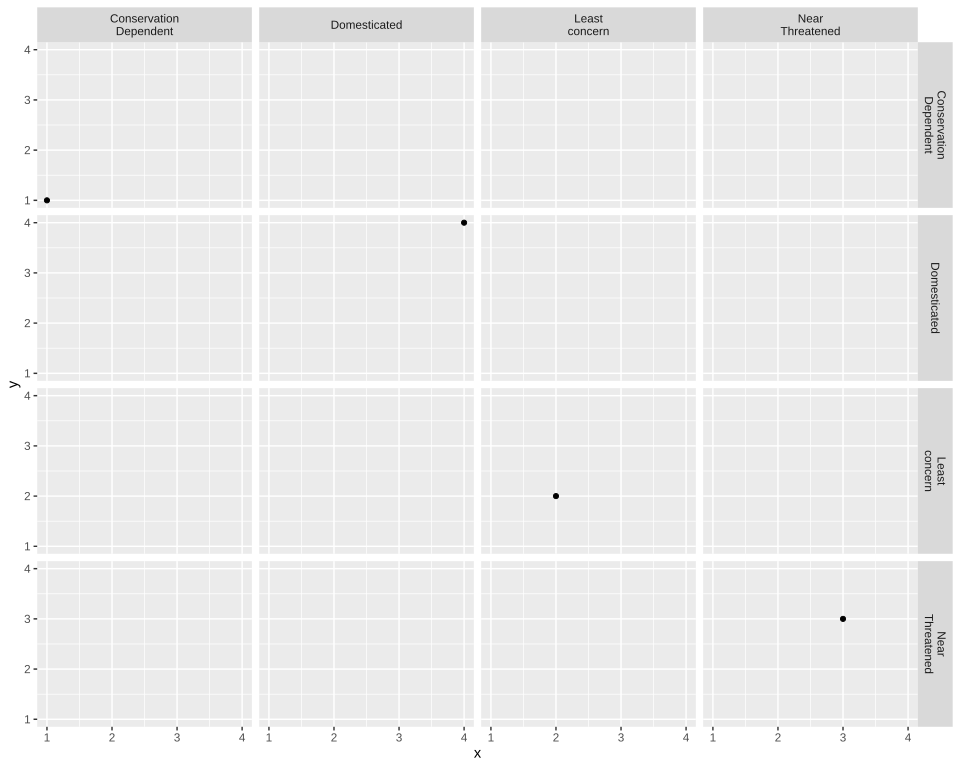

Recreate this plot in R.
# The plot test/golden/facet_grid_labeller_wrap.svg draws, drawn by ggplot2 itself, as ggplot2's
# own visual tests draw their snapshots: the independent check on that golden whenever it changes.
# The suite never runs this; it needs R, ggplot2 and vdiffr, saved as the Docker image
# giggly-r:ggplot2-4.0.3. From the repository's root:
#
#   docker run --rm -v "$PWD/test/golden":/golden:ro giggly-r:ggplot2-4.0.3 \
#     Rscript /golden/facet_grid_labeller_wrap.R > facet_grid_labeller_wrap.ggplot2.svg
#
# and compare the two drawings element by element, as test/golden/point.R describes.
#
# Four points in a grid of panels by a conservation status, across and down, each strip's label
# wrapped under 10 characters: three labels break into two lines, stacked down in the strips above
# and leftward in the strips to the right, and "Domesticated", one line, is centred in a strip as
# deep as its row's two-line ones.
#
# First checked with ggplot2 4.0.3 and vdiffr 1.0.9: every element matches, in order, and every
# clip path matches.

library(ggplot2)

status <- c("Conservation Dependent", "Least concern", "Near Threatened", "Domesticated")
data <- data.frame(x = 1:4, y = 1:4, g = status, h = status)
plot <- ggplot(data, aes(x, y)) +
  geom_point() +
  facet_grid(h ~ g, labeller = label_wrap_gen(10)) +
  theme_gray()

file <- tempfile(fileext = ".svg")
vdiffr::write_svg(plot, file)
cat(readLines(file), sep = "\n")
